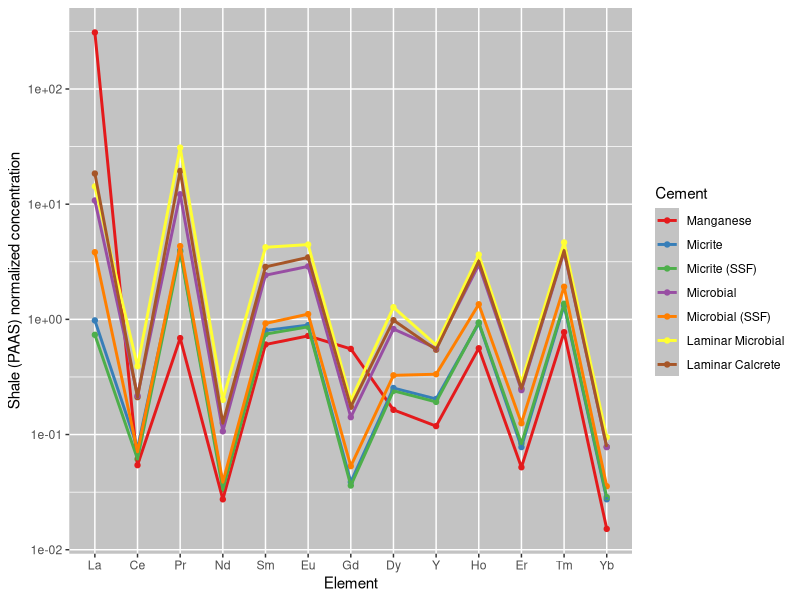
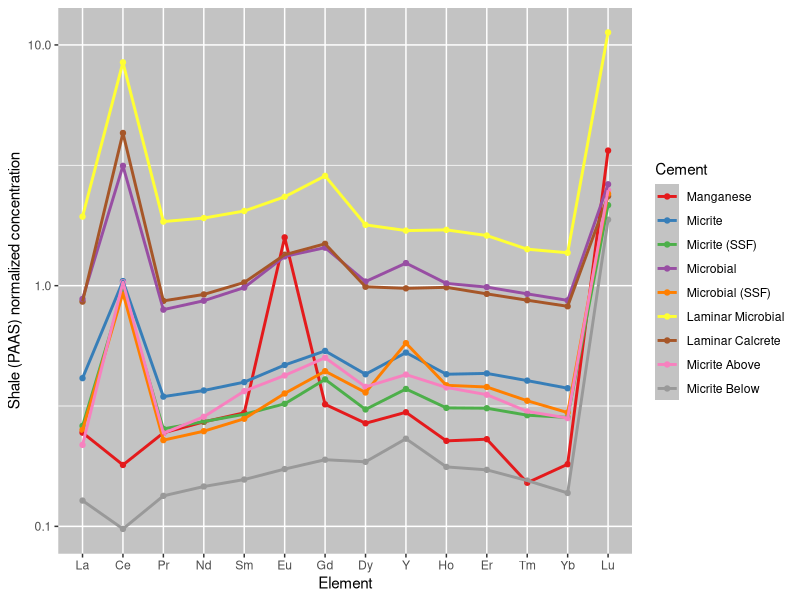
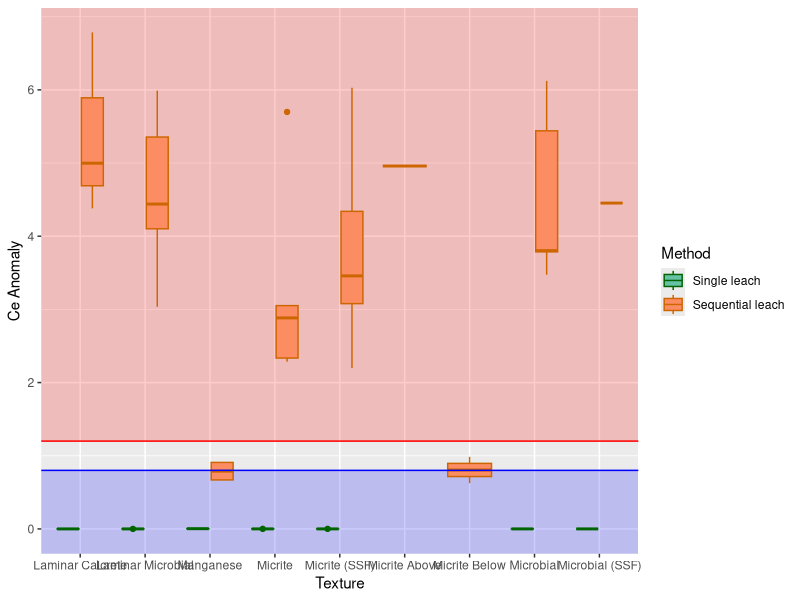
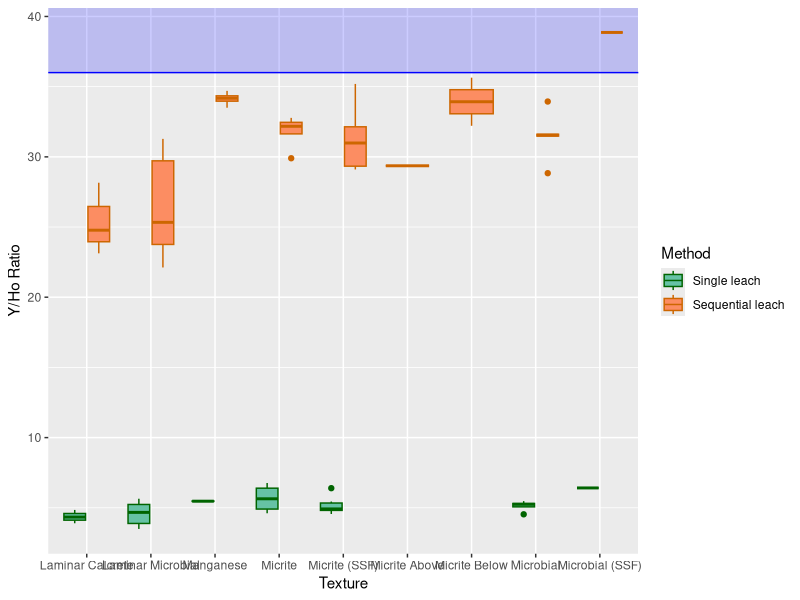

These charts were generated, in order, by the following R code:
## ---- chunk 1
knitr::opts_chunk$set(echo = TRUE)
library(tidyverse)
library(readxl)
## ---- chunk 2
orig_data <- read_xlsx("ree_data_r.xlsx", 1)
rerun_data <- read_xlsx("jan2024 data.xlsx",4)
dil_data <- read_xlsx("jan2024 data DILUTED.xlsx",4)
cement_data <- read_excel("ree_data_r.xlsx", 2)
## ---- chunk 3
orig_data <- orig_data %>%
  rename(Sample = 1, Na = 2, Mg  = 3, K = 4, Ca = 5, V = 6, Cr = 7, Fe = 8, Mn = 9, Cu = 10, Zn = 11, Rb = 12, Sr = 13, Y = 14, Mo = 15, Ba = 16, La = 17, Ce = 18, Pr = 19, Nd = 20, Sm = 21, Eu = 22, Gd = 23, Dy = 24, Ho = 25, Er = 26, Tm = 27, Yb = 28, Lu = 29, Pb = 30, U = 31)

rerun_data <- rerun_data[-1,] %>%
  rename(Sample = 1, Na = 2, Mg  = 3, K = 4, Ca = 5, V = 6, Cr = 7, Fe = 8, Mn = 9, Cu = 10, Zn = 11, Rb = 12, Sr = 13, Y = 14, Mo = 15, Ba = 16, La = 17, Ce = 18, Pr = 19, Nd = 20, Sm = 21, Eu = 22, Gd = 23, Dy = 24, Ho = 25, Er = 26, Tm = 27, Yb = 28, Lu = 29, Pb = 30, U = 31)

dil_data <- dil_data[-1,] %>%
  rename(Sample = 1, Na = 2, Mg  = 3, K = 4, Ca = 5, V = 6, Cr = 7, Fe = 8, Mn = 9, Cu = 10, Zn = 11, Rb = 12, Sr = 13, Y = 14, Mo = 15, Ba = 16, La = 17, Ce = 18, Pr = 19, Nd = 20, Sm = 21, Eu = 22, Gd = 23, Dy = 24, Ho = 25, Er = 26, Tm = 27, Yb = 28, Lu = 29, Pb = 30, U = 31)

all_rerun <- bind_rows(rerun_data, dil_data) %>%
  mutate_at(2:31, as.numeric)
## ---- chunk 4
attach(orig_data)
orig_normalize <- orig_data %>%
  select("Sample", "La", "Ce", "Pr", "Nd", "Sm", "Eu", "Gd", "Dy", "Y", "Ho", "Er", "Tm", "Yb", "Lu") %>% #filter out non REY elements
  mutate(La = La/44.56, Ce = Ce/88.25, Pr = Pr/10.15, Nd = Nd/37.32, Sm = Sm/6.884, Eu = Eu/1.215, Gd = Gd/6.043, Dy = Dy/5.325, Y = Y/27.31, Ho = Ho/1.052, Er = Er/3.075, Tm = Tm/0.4510, Yb = Yb/3.012, Lu = Lu/0.4386) %>% #normalize values using PAAS data from Pourmand et al. 2012
    select("Sample", "La", "Ce", "Pr", "Nd", "Sm", "Eu", "Gd", "Dy", "Y", "Ho", "Er", "Tm", "Yb", "Lu") %>% #filter out non normalized values
  left_join(cement_data, by = c("Sample" = "Sample")) #attach cement to each observation


orig_normal <- data.frame(t(orig_normalize[2:15]))#transpose and remove first row containing sample names and cement row
colnames(orig_normal) <- orig_data$Sample #rename column names with sample names
orig_normal <- tibble::rownames_to_column(orig_normal, "element") %>%
  mutate(element = fct_inorder(element)) %>% #order elements
  pivot_longer(-element, names_to = "Sample", values_to = "Value") %>% #pivot data to have each element value as observation
  left_join(cement_data, by = c("Sample" = "Sample")) #attach cement to each observation
## ---- chunk 5
attach(all_rerun)
normalize <- all_rerun %>%
  select("Sample", "La", "Ce", "Pr", "Nd", "Sm", "Eu", "Gd", "Dy", "Y", "Ho", "Er", "Tm", "Yb", "Lu") %>% #filter out non REY elements
  mutate(La = La/44.56, Ce = Ce/88.25, Pr = Pr/10.15, Nd = Nd/37.32, Sm = Sm/6.884, Eu = Eu/1.215, Gd = Gd/6.043, Dy = Dy/5.325, Y = Y/27.31, Ho = Ho/1.052, Er = Er/3.075, Tm = Tm/0.4510, Yb = Yb/3.012, Lu = Lu/0.4386) %>% #normalize values using PAAS data from Pourmand et al. 2012
    select("Sample", "La", "Ce", "Pr", "Nd", "Sm", "Eu", "Gd", "Dy", "Y", "Ho", "Er", "Tm", "Yb", "Lu") %>% #filter out non normalized values
  left_join(cement_data, by = c("Sample" = "Sample")) #attach cement to each observation


normal <- data.frame(t(normalize[2:15]))#transpose and remove first row containing sample names and cement row
colnames(normal) <- all_rerun$Sample #rename column names with sample names
normal <- tibble::rownames_to_column(normal, "element") %>%
  mutate(element = fct_inorder(element)) %>% #order elements
  pivot_longer(-element, names_to = "Sample", values_to = "Value") %>% #pivot data to have each element value as observation
  left_join(cement_data, by = c("Sample" = "Sample")) #attach cement to each observation
## ---- chunk 6
orig_anomaly <- orig_normalize %>%
  mutate(
    Ce_anomaly = Ce/(Pr^2/Nd),
    Y_Ho_ratio = orig_data$Y/orig_data$Ho,
    Eu_anomaly = (2*Eu)/(Sm  + Gd),
    BSI = (2*(Sm + Gd + Dy)/3)/((La +Pr + Nd)/3+(Ho + Er +Tm +Yb +Lu)/5))

orig_anomaly_summ <- orig_anomaly %>%
  group_by(Cement) %>%
  summarise(
    Ce_mean = mean(Ce_anomaly),
    Ce_sd = sd(Ce_anomaly),
    Ce_max = max(Ce_anomaly),
    Ce_min = min(Ce_anomaly),
    YH_mean = mean(Y_Ho_ratio),
    YH_sd = sd(Y_Ho_ratio),
    YH_max = max(Y_Ho_ratio),
    YH_min = min(Y_Ho_ratio),
    Eu_mean = mean(Eu_anomaly),
    Eu_sd = sd(Eu_anomaly),
    Eu_max = max(Eu_anomaly),
    Eu_min = min(Eu_anomaly),
    BSI_mean = mean(BSI),
    BSI_sd = sd(BSI),
    BSI_max = max(BSI),
    BSI_min = min(BSI)
  )
## ---- chunk 7
anomaly <- normalize %>%
  mutate(
    Ce_anomaly = Ce/(Pr^2/Nd),
    Y_Ho_ratio = all_rerun$Y/all_rerun$Ho,
    Eu_anomaly = (2*Eu)/(Sm  + Gd),
    BSI = (2*(Sm + Gd + Dy)/3)/((La +Pr + Nd)/3+(Ho + Er +Tm +Yb +Lu)/5)) 

anomaly_summ <- anomaly %>%
  group_by(Cement) %>%
  summarise(
    Ce_mean = mean(Ce_anomaly),
    Ce_sd = sd(Ce_anomaly),
    Ce_max = max(Ce_anomaly),
    Ce_min = min(Ce_anomaly),
    YH_mean = mean(Y_Ho_ratio),
    YH_sd = sd(Y_Ho_ratio),
    YH_max = max(Y_Ho_ratio),
    YH_min = min(Y_Ho_ratio),
    Eu_mean = mean(Eu_anomaly),
    Eu_sd = sd(Eu_anomaly),
    Eu_max = max(Eu_anomaly),
    Eu_min = min(Eu_anomaly),
    BSI_mean = mean(BSI),
    BSI_sd = sd(BSI),
    BSI_max = max(BSI),
    BSI_min = min(BSI)
  )
## ---- chunk 8
combo_anomaly <- anomaly %>%
  mutate(method = "Sequential leach")
combo_anomaly <- orig_anomaly %>%
  mutate(method = "Single leach") %>%
  bind_rows(combo_anomaly) %>%
  mutate(method = factor(method, levels = c("Single leach", "Sequential leach")))
## ---- chunk 9
orig_cement_avg <- orig_normal %>%
  group_by(Cement, element) %>%
  summarise(
    n = n(),
    avg = mean(Value),
    sd = sd(Value)
  )
orig_cement_avg$Cement <- factor(orig_cement_avg$Cement, levels = c("Spar", "Microspar", "Manganese", "Micrite", "Micrite (SSF)", "Micrite (spicule)", "Microbial", "Microbial (SSF)", "Laminar Microbial", "Laminar Microbial (Strom)", "Laminar Microbial (sponge)", "Laminar Calcrete"))
## ---- chunk 10
cement_avg <- normal %>%
  group_by(Cement, element) %>%
  summarise(
    n = n(),
    avg = mean(Value),
    sd = sd(Value)
  )
cement_avg$Cement <- factor(cement_avg$Cement, levels = c("Spar", "Microspar", "Manganese", "Micrite", "Micrite (SSF)", "Micrite (spicule)", "Microbial", "Microbial (SSF)", "Laminar Microbial", "Laminar Microbial (Strom)", "Laminar Microbial (sponge)", "Laminar Calcrete", "Micrite Above", "Micrite Below"))
## ---- chunk 11
cement_aio <- orig_cement_avg %>% filter(element != "Lu")
cement_aio <- ggplot(cement_aio, aes(x = element, y = avg, color = Cement)) + 
  geom_point() +
  geom_line(aes(group = Cement), size = 1) +
  scale_y_log10() +
  scale_color_brewer(palette = "Set1") +
  theme(
   panel.background = element_rect(fill = "#C3C3C3"),
    legend.key = element_rect(fill = "#C3C3C3")
    ) +
  xlab("Element") +
  ylab("Shale (PAAS) normalized concentration")
cement_aio
## ---- chunk 12
cement_aio <- ggplot(cement_avg, aes(x = element, y = avg, color = Cement)) + 
  geom_point() +
  geom_line(aes(group = Cement), size = 1) +
  scale_y_log10() +
  scale_color_brewer(palette = "Set1") +
  theme(
   panel.background = element_rect(fill = "#C3C3C3"),
    legend.key = element_rect(fill = "#C3C3C3")
    ) +
  xlab("Element") +
  ylab("Shale (PAAS) normalized concentration")
cement_aio
## ---- chunk 13
ggplot(data = combo_anomaly, aes(x = Cement, y = Ce_anomaly, fill = method, color = method)) +
  annotate("rect", xmin= -Inf, xmax= Inf, ymin= 1.2 , ymax= Inf, alpha=0.2, fill="red") +
  annotate("rect", xmin = -Inf, xmax = Inf, ymin = -Inf, ymax = 0.8, alpha = 0.2, fill = "blue") +
  geom_boxplot() +
  scale_color_manual(name = "Method", values = c("darkgreen", "darkorange3")) +
  scale_fill_brewer(name = "Method", palette = "Set2") +
  geom_hline(yintercept = 0.8, color = "blue") +
  geom_hline(yintercept = 1.2, color = "red") +
  xlab("Texture") +
  ylab("Ce Anomaly")
  
## ---- chunk 14
ggplot(data = combo_anomaly, aes(x = Cement, y = Y_Ho_ratio, fill = method, color = method)) +
  annotate("rect", xmin = -Inf, xmax = Inf, ymin = 36, ymax = Inf, alpha = 0.2, fill = "blue") +
  geom_boxplot() +
  scale_color_manual(name = "Method", values = c("darkgreen", "darkorange3")) +
  scale_fill_brewer(name = "Method", palette = "Set2") +
  geom_hline(yintercept = 36, color = "blue") +
  xlab("Texture") +
  ylab("Y/Ho Ratio")
  
